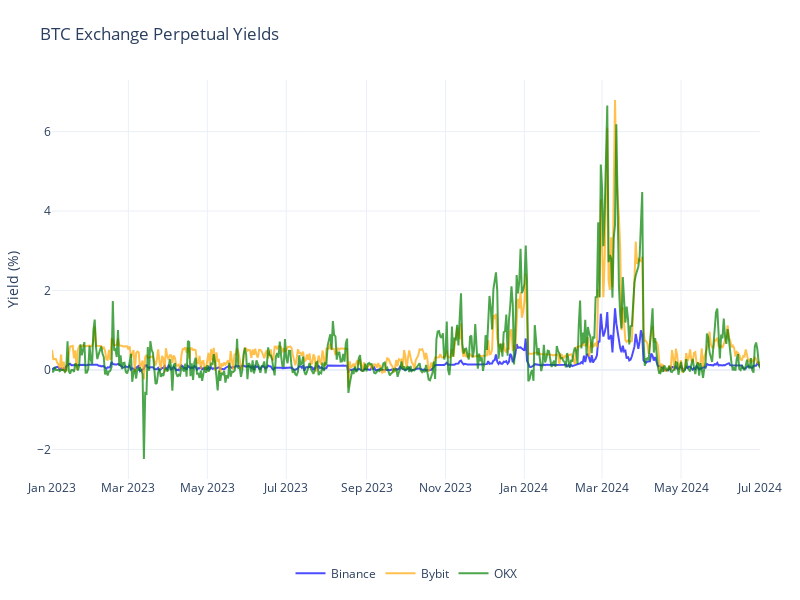

Notebook cell for this chart:
### Code cell
import pandas as pd
import plotly.graph_objects as go

yield_filepath = './results/test/yield.csv'
yield_df = pd.read_csv(yield_filepath)

fig = go.Figure()

fig.add_trace(go.Scatter(
    x=yield_df['date'],
    y=yield_df['binance_btc_yield'] / 0.54,
    mode='lines',
    name='Binance',
    line=dict(color='blue', width=2),
    opacity=0.7,
    legendrank=1
))

fig.add_trace(go.Scatter(
    x=yield_df['date'],
    y=yield_df['bybit_btc_yield'] / 0.11,
    mode='lines',
    name='Bybit',
    line=dict(color='orange', width=2),
    opacity=0.7,
    legendrank=2
))


fig.add_trace(go.Scatter(
    x=yield_df['date'],
    y=yield_df['okx_btc_yield'] / 0.09,
    mode='lines',
    name='OKX',
    line=dict(color='green', width=2),
    opacity=0.7,
    legendrank=3
))

fig.update_layout(
    title='BTC Exchange Perpetual Yields',
    yaxis_title='Yield (%)',
    template='plotly_white',
    hovermode='x unified',
    legend=dict(
        orientation='h',
        x=0.5,
        y=-0.2,
        xanchor='center',
        yanchor='top'
    ),
    width=800,
    height=600,
    margin=dict(l=40, r=40, t=80, b=40)
)

fig.update_xaxes(
    tickformat='%b %Y',
)

fig.show()

### Figure 1 — Plotly figure (JSON) as saved in the notebook; plotly's stock layout.template omitted (floating-point values rounded to 4 significant figures; data arrays with more than 128 entries replaced by an {"elided": "..."} marker saying what was removed)
{"data": [{"legendrank": 1, "line": {"color": "blue", "width": 2}, "mode": "lines", "name": "Binance", "opacity": 0.7, "type": "scatter", "x": {"elided": "548 str values"}, "y": {"elided": "548 float values"}}, {"legendrank": 2, "line": {"color": "orange", "width": 2}, "mode": "lines", "name": "Bybit", "opacity": 0.7, "type": "scatter", "x": {"elided": "548 str values"}, "y": {"elided": "548 float values"}}, {"legendrank": 3, "line": {"color": "green", "width": 2}, "mode": "lines", "name": "OKX", "opacity": 0.7, "type": "scatter", "x": {"elided": "548 str values"}, "y": {"elided": "548 float values"}}], "layout": {"height": 600, "hovermode": "x unified", "legend": {"orientation": "h", "x": 0.5, "xanchor": "center", "y": -0.2, "yanchor": "top"}, "margin": {"b": 40, "l": 40, "r": 40, "t": 80}, "title": {"text": "BTC Exchange Perpetual Yields"}, "width": 800, "xaxis": {"tickformat": "%b %Y"}, "yaxis": {"title": {"text": "Yield (%)"}}}}
